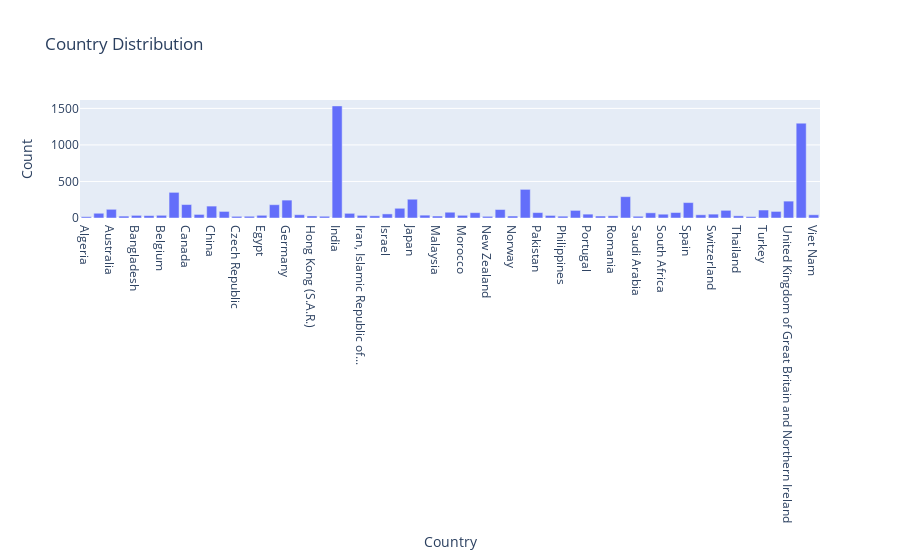

The notebook cell saved with this chart:
### Code cell
# DISCLAIMER: 'df' refers to the data you passed in when calling 'dtale.show'

import pandas as pd
import plotly.graph_objs as go
from plotly.offline import iplot, init_notebook_mode

init_notebook_mode(connected=True)

# Your dataset
df = pd.read_csv('../../data/prep_survey_profile.csv')

if isinstance(df, (pd.DatetimeIndex, pd.MultiIndex)):
	df = df.to_frame(index=False)

# remove any pre-existing indices for ease of use in the D-Tale code, but this is not required
df = df.reset_index().drop('index', axis=1, errors='ignore')
df.columns = [str(c) for c in df.columns]  # update columns to strings in case they are numbers

chart_data = pd.concat([
	pd.Series(df.index, index=df.index, name='__index__'),
	df['In which country do you currently reside?'],
], axis=1)
chart_data = chart_data.sort_values(['In which country do you currently reside?'])
chart_data = chart_data.rename(columns={'In which country do you currently reside?': 'x'})
chart_data_count = chart_data.groupby(['x'], dropna=True)[['__index__']].count()
chart_data_count.columns = ['__index__||count']
chart_data = chart_data_count.reset_index()
chart_data = chart_data.dropna()



charts = []
charts.append(go.Bar(
	x=chart_data['x'],
	y=chart_data['__index__||count']
))
figure = go.Figure(data=charts, layout=go.Layout({
    'barmode': 'group',
    'legend': {'orientation': 'h', 'y': -0.3},
    'title': {'text': 'Country Distribution'},
    'xaxis': {'title': {'text': 'Country'}},
    'yaxis': {'tickformat': '0:g', 'title': {'text': 'Count'}, 'type': 'linear'}
}))

iplot(figure)

### Figure 1 — Plotly figure (JSON) as saved in the notebook; plotly's stock layout.template omitted (floating-point values rounded to 4 significant figures)
{"data": [{"type": "bar", "x": ["Algeria", "Argentina", "Australia", "Austria", "Bangladesh", "Belarus", "Belgium", "Brazil", "Canada", "Chile", "China", "Colombia", "Czech Republic", "Denmark", "Egypt", "France", "Germany", "Greece", "Hong Kong (S.A.R.)", "Hungary", "India", "Indonesia", "Iran, Islamic Republic of...", "Ireland", "Israel", "Italy", "Japan", "Kenya", "Malaysia", "Mexico", "Morocco", "Netherlands", "New Zealand", "Nigeria", "Norway", "Other", "Pakistan", "Peru", "Philippines", "Poland", "Portugal", "Republic of Korea", "Romania", "Russia", "Saudi Arabia", "Singapore", "South Africa", "South Korea", "Spain", "Sweden", "Switzerland", "Taiwan", "Thailand", "Tunisia", "Turkey", "Ukraine", "United Kingdom of Great Britain and Northern Ireland", "United States of America", "Viet Nam"], "y": [18, 65, 119, 26, 36, 33, 37, 351, 184, 49, 163, 90, 23, 24, 37, 182, 245, 45, 28, 24, 1534, 64, 36, 30, 56, 133, 257, 39, 27, 79, 37, 73, 23, 116, 27, 392, 74, 35, 25, 104, 53, 27, 30, 292, 24, 71, 52, 75, 211, 44, 53, 105, 30, 20, 109, 90, 231, 1298, 44]}], "layout": {"barmode": "group", "legend": {"orientation": "h", "y": -0.3}, "title": {"text": "Country Distribution"}, "xaxis": {"title": {"text": "Country"}}, "yaxis": {"tickformat": "0:g", "title": {"text": "Count"}, "type": "linear"}}}
